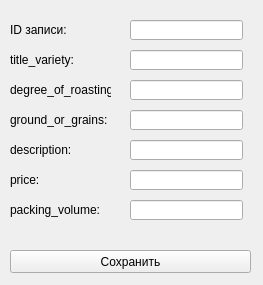
<?xml version="1.0" encoding="UTF-8"?>
<ui version="4.0">
 <class>Form</class>
 <widget class="QWidget" name="Form">
  <property name="geometry">
   <rect>
    <x>0</x>
    <y>0</y>
    <width>263</width>
    <height>285</height>
   </rect>
  </property>
  <property name="windowTitle">
   <string>Редактирование строки</string>
  </property>
  <widget class="QLineEdit" name="id_edit">
   <property name="geometry">
    <rect>
     <x>130</x>
     <y>20</y>
     <width>113</width>
     <height>20</height>
    </rect>
   </property>
  </widget>
  <widget class="QLineEdit" name="title_variety">
   <property name="geometry">
    <rect>
     <x>130</x>
     <y>50</y>
     <width>113</width>
     <height>20</height>
    </rect>
   </property>
  </widget>
  <widget class="QLineEdit" name="degree_of_roasting">
   <property name="geometry">
    <rect>
     <x>130</x>
     <y>80</y>
     <width>113</width>
     <height>20</height>
    </rect>
   </property>
  </widget>
  <widget class="QLineEdit" name="ground_or_grains">
   <property name="geometry">
    <rect>
     <x>130</x>
     <y>110</y>
     <width>113</width>
     <height>20</height>
    </rect>
   </property>
  </widget>
  <widget class="QLineEdit" name="description">
   <property name="geometry">
    <rect>
     <x>130</x>
     <y>140</y>
     <width>113</width>
     <height>20</height>
    </rect>
   </property>
  </widget>
  <widget class="QLineEdit" name="price">
   <property name="geometry">
    <rect>
     <x>130</x>
     <y>170</y>
     <width>113</width>
     <height>20</height>
    </rect>
   </property>
  </widget>
  <widget class="QLineEdit" name="packing_volume">
   <property name="geometry">
    <rect>
     <x>130</x>
     <y>200</y>
     <width>113</width>
     <height>20</height>
    </rect>
   </property>
  </widget>
  <widget class="QLabel" name="label">
   <property name="geometry">
    <rect>
     <x>10</x>
     <y>20</y>
     <width>101</width>
     <height>20</height>
    </rect>
   </property>
   <property name="text">
    <string>ID записи:</string>
   </property>
  </widget>
  <widget class="QLabel" name="label_2">
   <property name="geometry">
    <rect>
     <x>10</x>
     <y>50</y>
     <width>101</width>
     <height>20</height>
    </rect>
   </property>
   <property name="text">
    <string>title_variety:</string>
   </property>
  </widget>
  <widget class="QLabel" name="label_3">
   <property name="geometry">
    <rect>
     <x>10</x>
     <y>80</y>
     <width>101</width>
     <height>20</height>
    </rect>
   </property>
   <property name="text">
    <string>degree_of_roasting:</string>
   </property>
  </widget>
  <widget class="QLabel" name="label_4">
   <property name="geometry">
    <rect>
     <x>10</x>
     <y>110</y>
     <width>101</width>
     <height>20</height>
    </rect>
   </property>
   <property name="text">
    <string>ground_or_grains:</string>
   </property>
  </widget>
  <widget class="QLabel" name="label_5">
   <property name="geometry">
    <rect>
     <x>10</x>
     <y>140</y>
     <width>101</width>
     <height>20</height>
    </rect>
   </property>
   <property name="text">
    <string>description:</string>
   </property>
  </widget>
  <widget class="QLabel" name="label_6">
   <property name="geometry">
    <rect>
     <x>10</x>
     <y>170</y>
     <width>101</width>
     <height>20</height>
    </rect>
   </property>
   <property name="text">
    <string>price:</string>
   </property>
  </widget>
  <widget class="QLabel" name="label_7">
   <property name="geometry">
    <rect>
     <x>10</x>
     <y>200</y>
     <width>101</width>
     <height>20</height>
    </rect>
   </property>
   <property name="text">
    <string>packing_volume:</string>
   </property>
  </widget>
  <widget class="QPushButton" name="button_commit">
   <property name="geometry">
    <rect>
     <x>10</x>
     <y>250</y>
     <width>241</width>
     <height>23</height>
    </rect>
   </property>
   <property name="text">
    <string>Сохранить</string>
   </property>
  </widget>
 </widget>
 <resources/>
 <connections/>
</ui>
